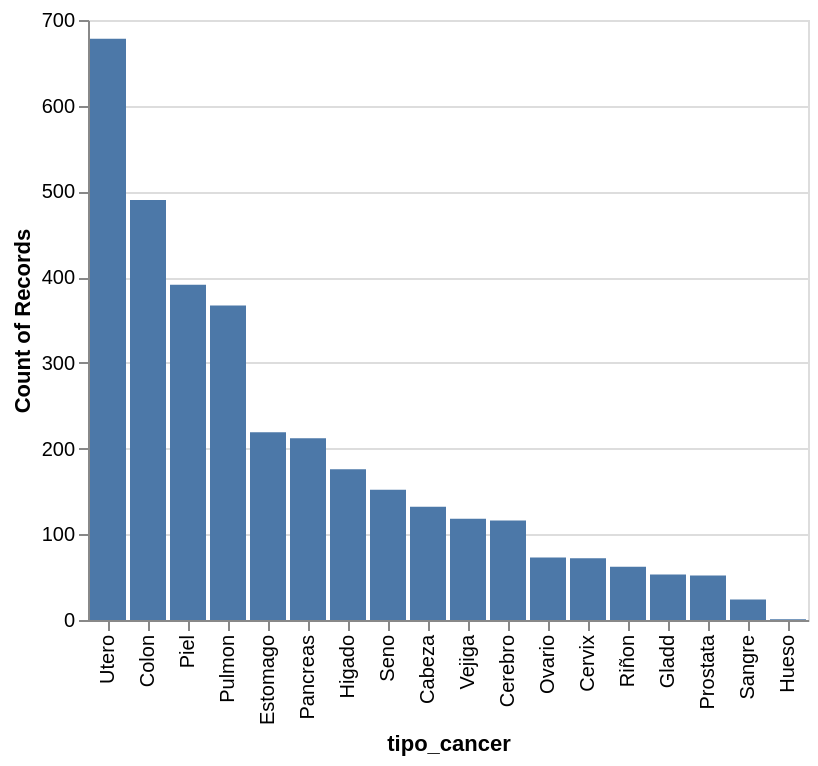

The notebook cell this image was saved under:
### Markdown cell above
**Mutaciones de genes TKL por tipo de cancer**

### Code cell
alt.Chart(df_cancer).mark_bar().encode(
    y=alt.Y('count(aa_mutation):Q'),
    x=alt.X('tipo_cancer', sort='-y')
)

### Figure 1 — Vega-Lite specification as saved in the notebook (floating-point values rounded to 4 significant figures; data arrays with more than 128 entries replaced by an {"elided": "..."} marker saying what was removed)
{"config": {"view": {"continuousWidth": 300, "continuousHeight": 300}}, "data": {"name": "data-44f39bde835706d946be15464e7eb266"}, "mark": {"type": "bar"}, "encoding": {"x": {"field": "tipo_cancer", "sort": "-y", "type": "nominal"}, "y": {"aggregate": "count", "field": "aa_mutation", "type": "quantitative"}}, "$schema": "https://vega.github.io/schema/vega-lite/v5.8.0.json", "datasets": {"data-44f39bde835706d946be15464e7eb266": {"elided": "3388 records"}}}
